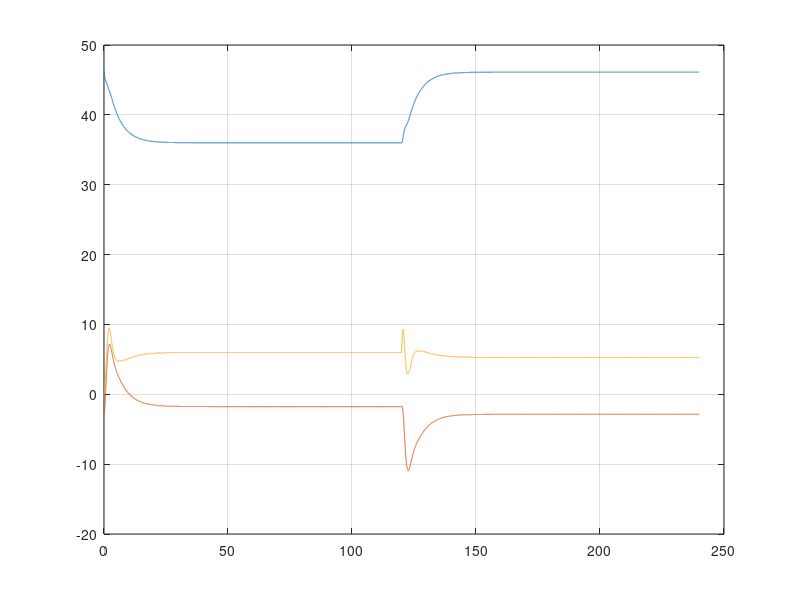

The MATLAB source for this figure:
clear 
%INITIAL DATA HELICOPTER 
g=9.81;	 
cla=0.115 * 180 / pi; 
volh=0.092;	%blade solidity	 
lok=6; 
cds=3.0; 
mass=17650 * 0.45359237; 
rho=1.225; 
diam=2*24 * 0.3048; 
iy=86693.05; 
mast=1.2; 
omega_r = 221.2848; 
omega = omega_r/diam*2; 
vtip=omega*(diam/2); 
area=pi/4*diam^2; 
tau=.1;		%time constant in dynamiCs inflow!!! 
collect(1)=4.4*pi/180; 
longit(1)=0*pi/180; 
 
%initial values; 
u1 = 46.3; 
u2 = 36; 
u3 = 46.3; 
u4 = 56.9; 
u_list = [u2, u3, u4];
theta_wish_1 = -2.8722; 
theta_wish_2 = -1.7384; 
theta_wish_3 = -2.8722; 
theta_wish_4 = -4.2861; 
theta_list = [theta_wish_2, theta_wish_3, theta_wish_4];
c_des = 0;
h_des = 0;


t0=0; 
u0=u1; 
w0=0; 
q0=0; 
pitch0=theta_wish_1*pi/180; 
x0=0; 
labi0=sqrt(mass*g/(area*2*rho))/vtip; 
c0 = 0;

t(1)=t0; 
u(1)=u0; 
w(1)=w0; 
q(1)=q0; 
pitch(1)=pitch0; 
x(1)=x0; 
labi(1)=labi0; 
z(1)=0; 
delta_th(1) = 0; 
c(1) = c0;
corrc(1) = 0;
 
%INTEGRATION  
aantal=12000; 
teind=120; 
stap=(teind-t0)/aantal; 

% gains
K1 = 2;
K2 = 1.5;
K3 = 0.03;
K4 = 0.01;

%altitude hold
K1c = 0.00481;
K2c = 0.0;
K3c = 0.03;

for j = 0:1

if j > 0
    t(j*aantal + 1) = t(j*aantal);
    u(j*aantal + 1)=u(j*aantal);
    w(j*aantal + 1)=w(j*aantal);
    q(j*aantal + 1)=q(j*aantal);
    pitch(j*aantal + 1)=pitch(j*aantal);
    x(j*aantal + 1)=x(j*aantal);
    labi(j*aantal + 1)=labi(j*aantal);
    z(j*aantal + 1)=z(j*aantal);
    %delta_th(j*aantal + 1) = delta_th(j*aantal);
end
    

    
for i=aantal*j+1:aantal*(j+1) 
    
theta_wish = -5*pi/180;
theta_wish = (theta_wish_1*pi/180 - pitch(i)) + 0.02*u(i);
longit(i)=K1*(pitch(i) - theta_list(j+1)*pi/180) + K2*q(i) + K3*(u_list(j+1) -u(i));% + K4*w(i);

    



    
%NO LAW FOR COLLECTIVE 
 
c(i)=u(i)*sin(pitch(i))-w(i)*cos(pitch(i)); 
c_des(i) = 0;
h(i)=-z(i); 
collect(i)=collect(1); 


c_des(i) = K3c * (h_des - h(i));
c_des(i) = 0;
longit(i)=longit(i) + K1c*(c_des(i) - c(i));% + K5*corrc(i);



 
%Defining the differential equations 
 
%defining the nondimensional notations 
qdiml(i)=q(i)/omega; 
vdiml(i)=sqrt(u(i)^2+w(i)^2)/vtip; 
if u(i)==0 	if w(i)>0 	phi(i)=pi/2; 
        else phi(i)=-pi/2;end 
else 
phi(i)=atan(w(i)/u(i)); 
end 
if u(i)<0 
phi(i)=phi(i)+pi; 
end 
alfc(i)=longit(i)-phi(i); 
 
mu(i)=vdiml(i)*cos(alfc(i)); 
labc(i)=vdiml(i)*sin(alfc(i)); 
 
%a1 Flapping calculi 
teller(i)=-16/lok*qdiml(i)+8/3*mu(i)*collect(i)-2*mu(i)*(labc(i)+labi(i)); 
a1(i)=teller(i)/(1-.5*mu(i)^2); 
 
%the thrust coefficient 
ctelem(i)=cla*volh/4*(2/3*collect(i)*(1+1.5*mu(i)^2)-(labc(i)+labi(i))); 
%Thrust coefficient from Glauert 
alfd(i)=alfc(i)-a1(i); 
ctglau(i)=2*labi(i)*sqrt((vdiml(i)*cos(alfd(i)))^2+(vdiml(i)*... 
sin(alfd(i))+labi(i))^2); 
 
%Equations of motion 
labidot(i)=ctelem(i);  
thrust(i)=labidot(i)*rho*vtip^2*area; 
helling(i)=longit(i)-a1(i); 
vv(i)=vdiml(i)*vtip; 		%it is 1/sqrt(u^2+w^2) 
 
udot(i)=-g*sin(pitch(i))-cds/mass*.5*rho*u(i)*vv(i)+... 
thrust(i)/mass*sin(helling(i))-q(i)*w(i); 
 
wdot(i)=g*cos(pitch(i))-cds/mass*.5*rho*w(i)*vv(i)-... 
thrust(i)/mass*cos(helling(i))+q(i)*u(i); 
 
qdot(i)=-thrust(i)*mast/iy*sin(helling(i)); 
 
pitchdot(i)=q(i); 
 
xdot(i)=u(i)*cos(pitch(i))+w(i)*sin(pitch(i)); 
 
zdot(i)=-c(i); 
 
labidot(i)=(ctelem(i)-ctglau(i))/tau; 
corrdot(i)=u1-u(i); 
corrcdot(i)=c_des(i)-c(i); 
%delta_th(i+1) = delta_th(i) + stap*deltathdot(i);

u(i+1)=u(i)+stap*udot(i); 
w(i+1)=w(i)+stap*wdot(i); 
q(i+1)=q(i)+stap*qdot(i); 
pitch(i+1)=pitch(i)+stap*pitchdot(i); 
x(i+1)=x(i)+stap*xdot(i); 
labi(i+1)=labi(i)+stap*labidot(i); 
z(i+1)=z(i)+stap*zdot(i); 
t(i+1)=t(i)+stap; 
corr(i+1) = corr(i) + stap*corrdot(i); 
corrc(i+1) = corrc(i) + stap*corrcdot(i);
end 
end

% plot(t, pitch * 180 / pi); hold on; plot(t(1:8000), h)
plot(t, u); hold on; plot(t, pitch *180 /pi); grid on; hold on; plot(t, w); 

